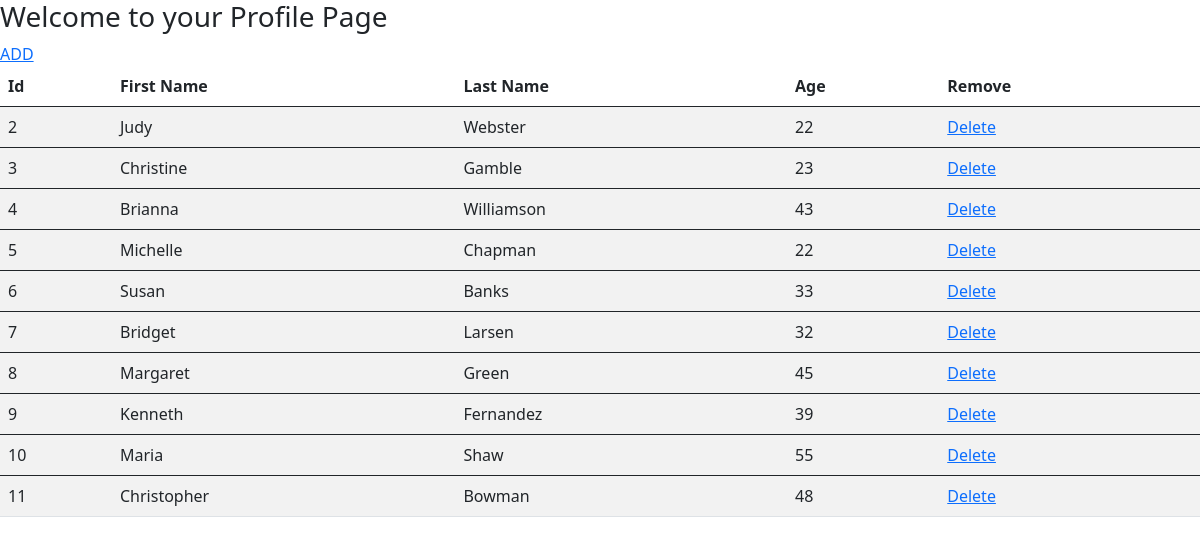
Before: / with the older database file.
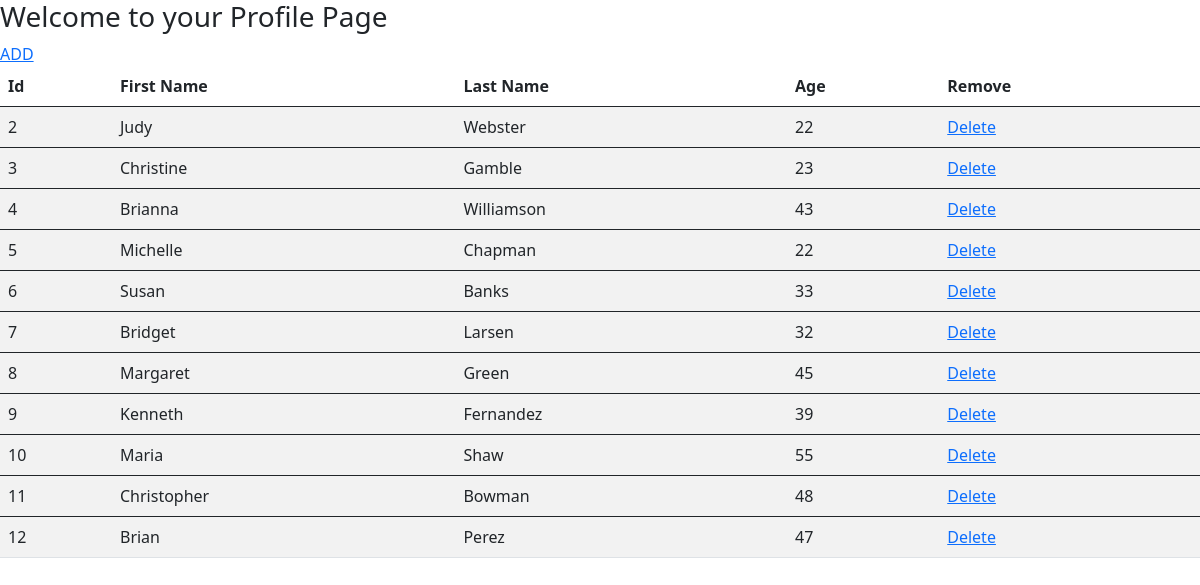
After: the same page with the newer database file.
### app.py (models this page shows, shortened)
class Profile(db.Model):
	id = db.Column(db.Integer, primary_key=True)
	first_name = db.Column(db.String(20), unique=False, nullable=False)
	last_name = db.Column(db.String(20), unique=False, nullable=False)
	age = db.Column(db.Integer, nullable=False)

### app.py (the view)
@app.route('/')
def index():
	profiles = Profile.query.all()
	return render_template('index.html', profiles=profiles)

### templates/index.html (shortened to what this page needs)
<!DOCTYPE html>
<html>
   <head>
      <link href="https://cdn.jsdelivr.net/npm/bootstrap@5.0.1/dist/css/bootstrap.min.css" rel="stylesheet">
      <link rel="stylesheet" type="text/css" href="https://cdn.datatables.net/1.10.25/css/dataTables.bootstrap5.css">
   </head>
   <body>
      <h3>Welcome to your Profile Page</h3>
      <a href="/add_data">ADD</a>
      <br>
      <table id="data" class="table table-striped">
         <thead>
            <th>Id</th>
            <th>First Name</th>
            <th>Last Name</th>
            <th>Age</th>
            <th>Remove</th>
         </thead>
         {% for data in profiles %}
         <tbody>
            <td>{{data.id}}</td>
            <td>{{data.first_name}}</td>
            <td>{{data.last_name}}</td>
            <td>{{data.age}}</td>
            <td><a href="/delete/{{data.id}}" type="button">Delete</a></td>
         </tbody>
         {% endfor%}
      </table>
   </body>
</html>

Changed rows visible on the page:
added Profile: id "12", first_name "Brian", last_name "Perez", age "47"
